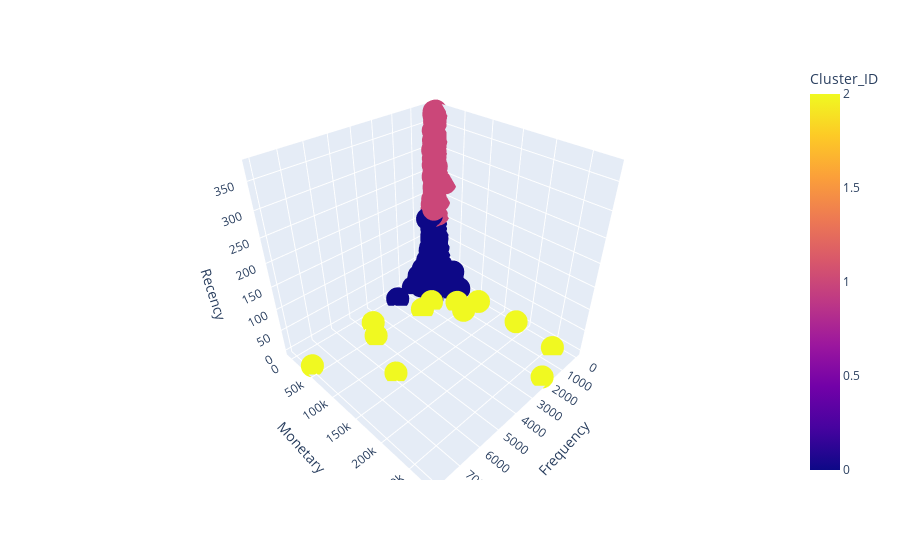

The cell this chart's notebook holds for it:
### Code cell
import plotly.express as px

fig = px.scatter_3d(rfm, x='Frequency', y='Monetary', z='Recency', color='Cluster_ID', hover_name = rfm.index )
fig.show()

### Figure 1 — Plotly figure (JSON) as saved in the notebook; plotly's stock layout.template omitted (floating-point values rounded to 4 significant figures; data arrays with more than 128 entries replaced by an {"elided": "..."} marker saying what was removed)
{"data": [{"hovertemplate": "<b>%{hovertext}</b><br><br>Frequency=%{x}<br>Monetary=%{y}<br>Recency=%{z}<br>Cluster_ID=%{marker.color}<extra></extra>", "hovertext": {"elided": "4372 int values"}, "legendgroup": "", "marker": {"color": {"elided": "4372 int values"}, "coloraxis": "coloraxis", "symbol": "circle"}, "mode": "markers", "name": "", "scene": "scene", "showlegend": false, "type": "scatter3d", "x": {"elided": "4372 int values"}, "y": {"elided": "4372 float values"}, "z": {"elided": "4372 int values"}}], "layout": {"coloraxis": {"colorbar": {"title": {"text": "Cluster_ID"}}, "colorscale": [[0, "#0d0887"], [0.1111, "#46039f"], [0.2222, "#7201a8"], [0.3333, "#9c179e"], [0.4444, "#bd3786"], [0.5556, "#d8576b"], [0.6667, "#ed7953"], [0.7778, "#fb9f3a"], [0.8889, "#fdca26"], [1, "#f0f921"]]}, "legend": {"tracegroupgap": 0}, "margin": {"t": 60}, "scene": {"domain": {"x": [0, 1], "y": [0, 1]}, "xaxis": {"title": {"text": "Frequency"}}, "yaxis": {"title": {"text": "Monetary"}}, "zaxis": {"title": {"text": "Recency"}}}}}
